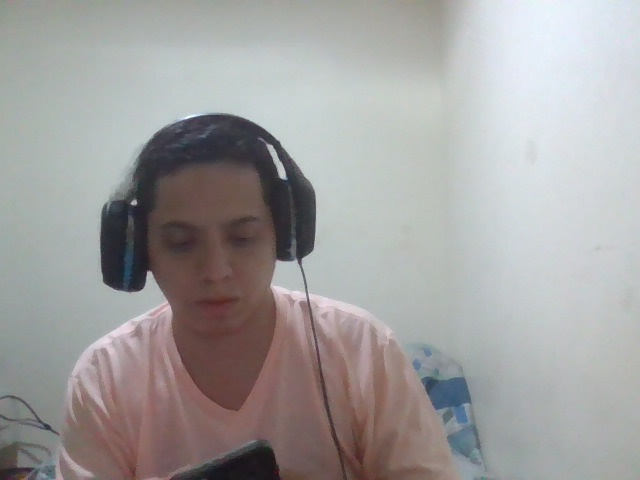
#> input picture security/alerts/unknown_20260917_204932.jpg, 640 x 480 px, given in place of the camera
$ python capture_faces.py alerts/unknown_20260917_204932.jpg
#> lines starting #> are read from the running program, lines starting #| are printed output that depends on the picture; after the words box and inside, x2 and y2 are one past the last pixel; in counts of white or black regions, pixels touching at a corner belong together
import cv2
import sys
from pathlib import Path


def capture_training_faces(person_name="alessandro", n_photos=15):
    """Captura N fotos de la cara y las guarda para entrenamiento."""
#> called with person_name = 'alerts/unknown_20260917_204932.jpg', n_photos = 15
    output_dir = Path("security/faces") / person_name
    output_dir.mkdir(parents=True, exist_ok=True)

    face_cascade = cv2.CascadeClassifier(
        cv2.data.haarcascades + "haarcascade_frontalface_default.xml"
    )

    cap = cv2.VideoCapture(0)
    if not cap.isOpened():
        print("[FACE] No se pudo abrir la camara")
        return

    print(f"[FACE] Capturando {n_photos} fotos para '{person_name}'")
    print("[FACE] Instrucciones:")
    print("  - Mueve ligeramente la cabeza entre cada foto")
    print("  - Presiona ESPACIO para capturar")
    print("  - Presiona Q para salir")
    print(f"[FACE] Guardando en: {output_dir}\n")

    captured = 0

    while captured < n_photos:
        ret, frame = cap.read()
#> frame is the input picture: shape (480, 640, 3); mean B, G, R 159, 159.6, 161.5
        if not ret:
            break

        gray = cv2.cvtColor(frame, cv2.COLOR_BGR2GRAY)
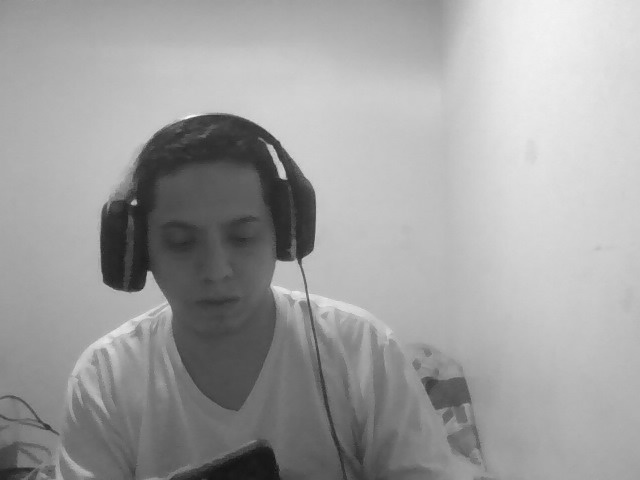
#> gray: shape (480, 640); min 14, max 251, mean 160.1
        faces = face_cascade.detectMultiScale(gray, 1.1, 4)
#> faces = [[146, 187, 137, 137]]

        for (x, y, w, h) in faces:
            cv2.rectangle(frame, (x, y), (x + w, y + h), (0, 255, 0), 2)
#> this loop made 1 pass
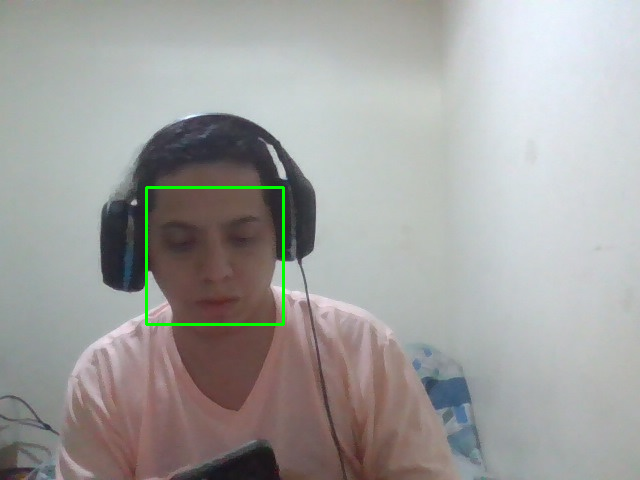
#> frame: shape (480, 640, 3); 0.53% of pixels changed, all inside (x1, y1, x2, y2) = (145, 186, 285, 326)

        cv2.putText(frame, f"Capturas: {captured}/{n_photos}", (10, 30),
                    cv2.FONT_HERSHEY_SIMPLEX, 1, (0, 255, 0), 2)
        cv2.putText(frame, "ESPACIO: capturar | Q: salir", (10, 70),
                    cv2.FONT_HERSHEY_SIMPLEX, 0.7, (0, 255, 255), 2)
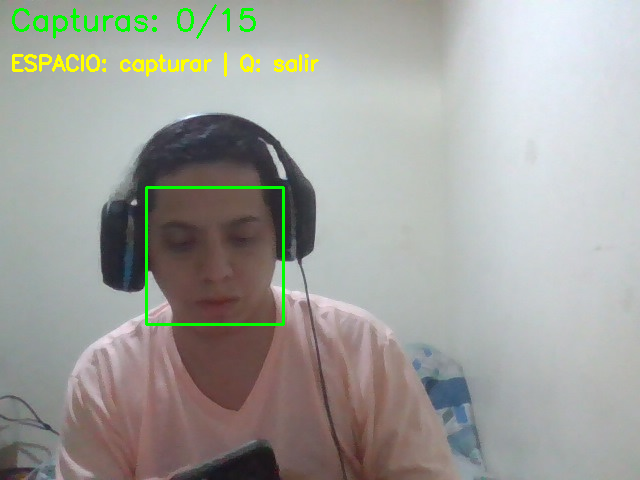
#> frame: shape (480, 640, 3); mean B, G, R 156.5, 161.3, 160.6

        cv2.imshow("Jarvis - Captura de rostro", frame)

        key = cv2.waitKey(1) & 0xFF
#> (key q is pressed here)

        if key == ord("q"):
            break

        if key == 32 and len(faces) > 0:  # espacio
            (x, y, w, h) = faces[0]
            margin = 20
            y1 = max(0, y - margin)
            y2 = min(gray.shape[0], y + h + margin)
            x1 = max(0, x - margin)
            x2 = min(gray.shape[1], x + w + margin)
            face_crop = gray[y1:y2, x1:x2]
            face_crop = cv2.resize(face_crop, (200, 200))

            filename = output_dir / f"{person_name}_{captured:03d}.jpg"
            cv2.imwrite(str(filename), face_crop)
            print(f"[FACE] Foto {captured+1}/{n_photos} guardada: {filename.name}")
            captured += 1

            # Feedback visual
            cv2.putText(frame, "CAPTURADA!", (10, 110),
                        cv2.FONT_HERSHEY_SIMPLEX, 1, (0, 255, 255), 3)
            cv2.imshow("Jarvis - Captura de rostro", frame)
            cv2.waitKey(300)

    cap.release()
    cv2.destroyAllWindows()
    print(f"\n[FACE] Captura finalizada. {captured} fotos en {output_dir}")


if __name__ == "__main__":
    name = sys.argv[1] if len(sys.argv) > 1 else "alessandro"
    capture_training_faces(name)

$ run again, on security/alerts/unknown_20260917_205046.jpg
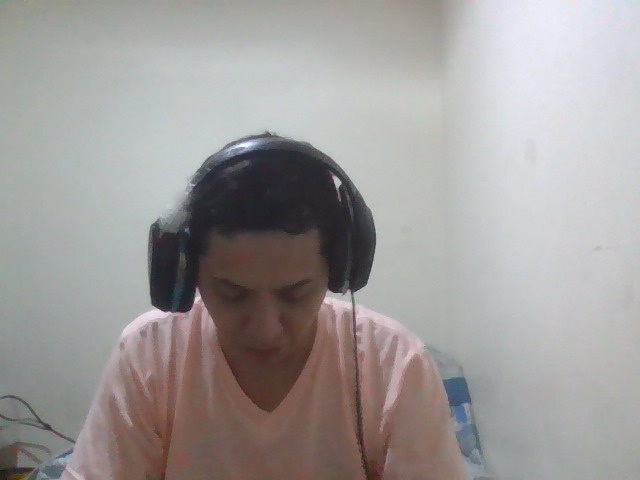
#> input picture security/alerts/unknown_20260917_205046.jpg, 640 x 480 px, given in place of the camera
#> in capture_training_faces, frame is the input picture: shape (480, 640, 3); mean B, G, R 154.5, 155.5, 159.4
#> faces = [[200, 246, 135, 135]]
#> the loop in capture_training_faces, `for (x, y, w, h) in faces:` made 1 pass
#> after the loop in capture_training_faces, `for (x, y, w, h) in faces:`:
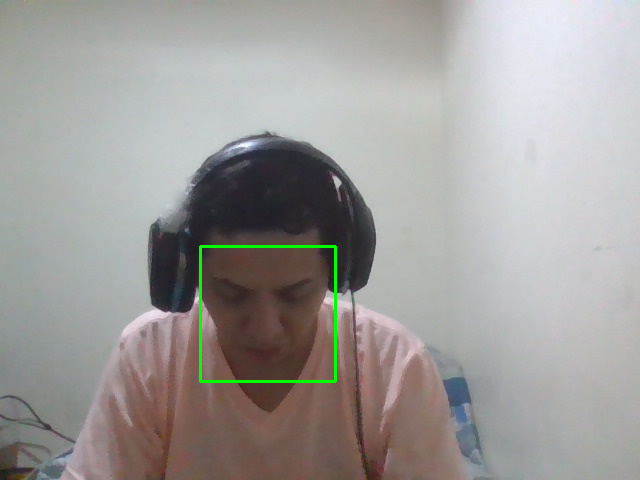
#> frame: shape (480, 640, 3); 0.53% of pixels changed, all inside (x1, y1, x2, y2) = (199, 245, 337, 383)
#> in capture_training_faces, `cv2.putText(frame, "ESPACIO: capturar | Q: salir", (10, 70), cv2.FONT_..`:
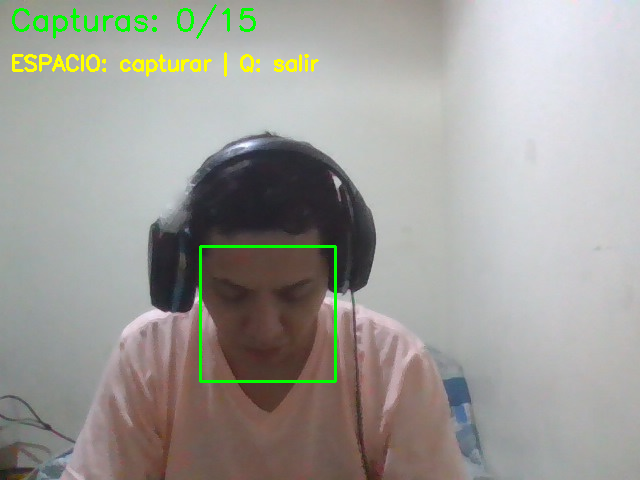
#> frame: shape (480, 640, 3); mean B, G, R 152.1, 157.4, 158.5

$ run again, on security/alerts/unknown_20260917_205810.jpg
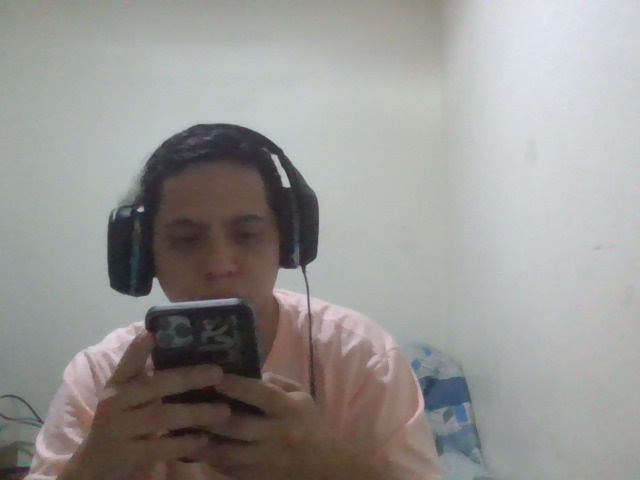
#> input picture security/alerts/unknown_20260917_205810.jpg, 640 x 480 px, given in place of the camera
#> in capture_training_faces, frame is the input picture: shape (480, 640, 3); mean B, G, R 147.8, 149.8, 151.8
#> faces = [[149, 180, 134, 134]]
#> the loop in capture_training_faces, `for (x, y, w, h) in faces:` made 1 pass
#> after the loop in capture_training_faces, `for (x, y, w, h) in faces:`:
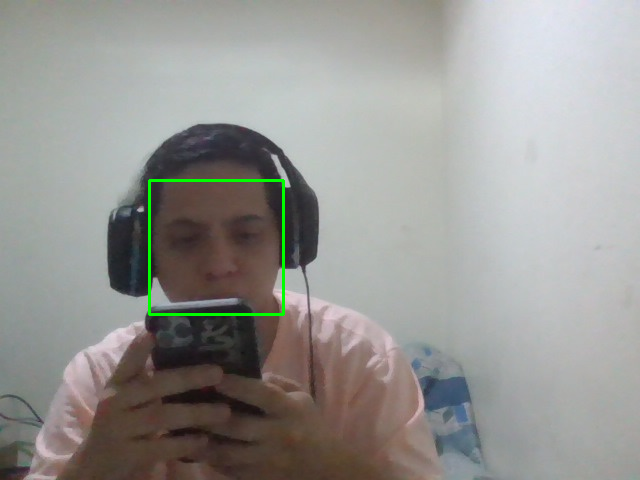
#> frame: shape (480, 640, 3); 0.52% of pixels changed, all inside (x1, y1, x2, y2) = (148, 179, 285, 316)
#> in capture_training_faces, `cv2.putText(frame, "ESPACIO: capturar | Q: salir", (10, 70), cv2.FONT_..`:
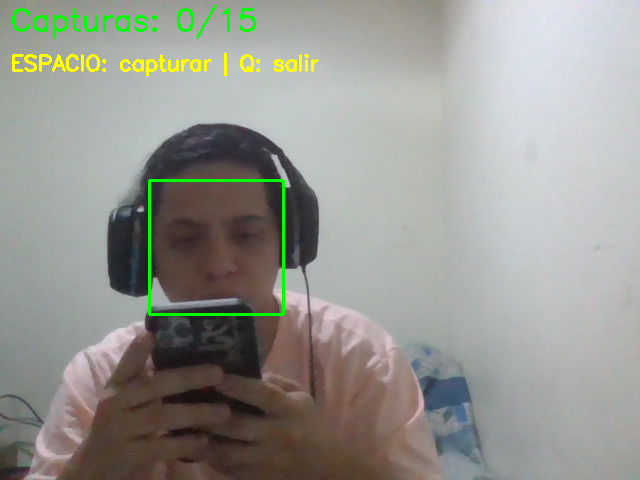
#> frame: shape (480, 640, 3); mean B, G, R 145.5, 151.7, 151.1
